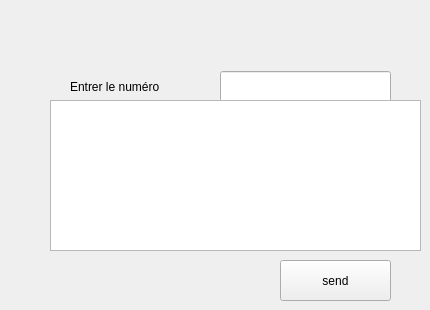
     <widget class="QWidget" name="tab_6">
      <attribute name="title">
       <string>SMS</string>
      </attribute>
      <widget class="QLineEdit" name="phoneLineEdit">
       <property name="geometry">
        <rect>
         <x>220</x>
         <y>71</y>
         <width>171</width>
         <height>31</height>
        </rect>
       </property>
      </widget>
      <widget class="QLabel" name="label_21">
       <property name="geometry">
        <rect>
         <x>70</x>
         <y>71</y>
         <width>151</width>
         <height>31</height>
        </rect>
       </property>
       <property name="text">
        <string>Entrer le numéro</string>
       </property>
      </widget>
      <widget class="QPushButton" name="sendButton">
       <property name="geometry">
        <rect>
         <x>280</x>
         <y>260</y>
         <width>111</width>
         <height>41</height>
        </rect>
       </property>
       <property name="styleSheet">
        <string notr="true">#Rechercher {
    background-color: #FFDAB9; /* Couleur orange pâle */

    border-radius: 15px; /* Arrondi du bouton */
    padding: 6px; /* Espacement interne pour un meilleur aspect */
    color: black; /* Couleur du texte */
    font-weight: bold; /* Texte en gras pour une meilleure visibilité */
}

#Rechercher:hover {
    background-color: #FFB347; }
</string>
       </property>
       <property name="text">
        <string>send</string>
       </property>
      </widget>
      <widget class="QTextEdit" name="messageTextEdit">
       <property name="geometry">
        <rect>
         <x>50</x>
         <y>100</y>
         <width>371</width>
         <height>151</height>
        </rect>
       </property>
      </widget>
     </widget>
